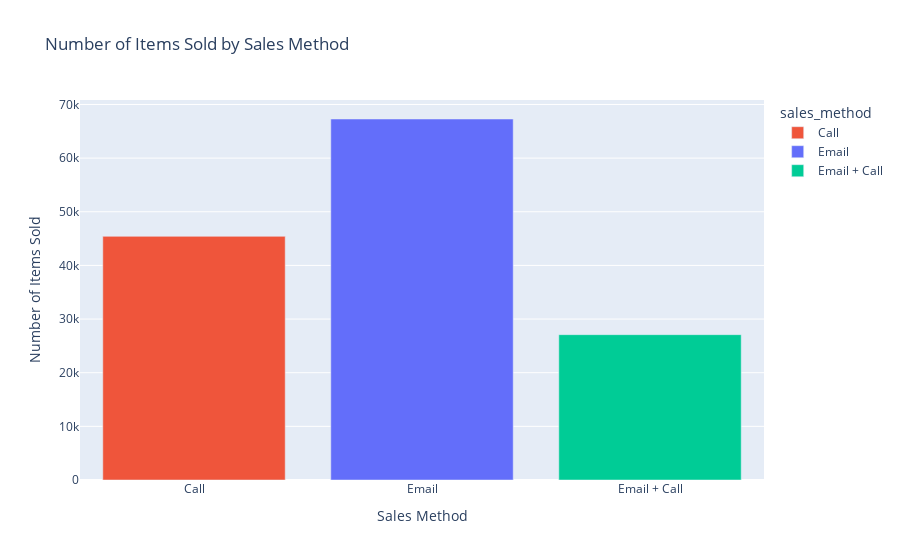

Source (notebook cell):
### Code cell
# Group the data by sales method and sum the number of items sold for each method
nb_sold_by_method = df.groupby('sales_method')['nb_sold'].sum().reset_index()
#print(nb_sold_by_method)
# Create a bar chart for the number of items sold by sales method
fig = px.bar(nb_sold_by_method, x='sales_method', y='nb_sold', title='Number of Items Sold by Sales Method',color='sales_method', color_discrete_map={
    "Email":px.colors.qualitative.Plotly[0],
    "Call":px.colors.qualitative.Plotly[1],
    "Email + Call":px.colors.qualitative.Plotly[2]
})

# Add chart title and axis labels
fig.update_layout(title='Number of Items Sold by Sales Method', xaxis_title='Sales Method', yaxis_title='Number of Items Sold')

# Show the chart
fig.show()

### Figure 1 — Plotly figure (JSON) as saved in the notebook; plotly's stock layout.template omitted (floating-point values rounded to 4 significant figures)
{"data": [{"alignmentgroup": "True", "hovertemplate": "sales_method=%{x}<br>nb_sold=%{y}<extra></extra>", "legendgroup": "Call", "marker": {"color": "#EF553B", "pattern": {"shape": ""}}, "name": "Call", "offsetgroup": "Call", "orientation": "v", "showlegend": true, "textposition": "auto", "x": ["Call"], "xaxis": "x", "y": [45414], "yaxis": "y", "type": "bar"}, {"alignmentgroup": "True", "hovertemplate": "sales_method=%{x}<br>nb_sold=%{y}<extra></extra>", "legendgroup": "Email", "marker": {"color": "#636EFA", "pattern": {"shape": ""}}, "name": "Email", "offsetgroup": "Email", "orientation": "v", "showlegend": true, "textposition": "auto", "x": ["Email"], "xaxis": "x", "y": [67293], "yaxis": "y", "type": "bar"}, {"alignmentgroup": "True", "hovertemplate": "sales_method=%{x}<br>nb_sold=%{y}<extra></extra>", "legendgroup": "Email + Call", "marker": {"color": "#00CC96", "pattern": {"shape": ""}}, "name": "Email + Call", "offsetgroup": "Email + Call", "orientation": "v", "showlegend": true, "textposition": "auto", "x": ["Email + Call"], "xaxis": "x", "y": [27091], "yaxis": "y", "type": "bar"}], "layout": {"xaxis": {"anchor": "y", "domain": [0, 1], "title": {"text": "Sales Method"}, "categoryorder": "array", "categoryarray": ["Call", "Email", "Email + Call"]}, "yaxis": {"anchor": "x", "domain": [0, 1], "title": {"text": "Number of Items Sold"}}, "legend": {"title": {"text": "sales_method"}, "tracegroupgap": 0}, "title": {"text": "Number of Items Sold by Sales Method"}, "barmode": "relative"}}
